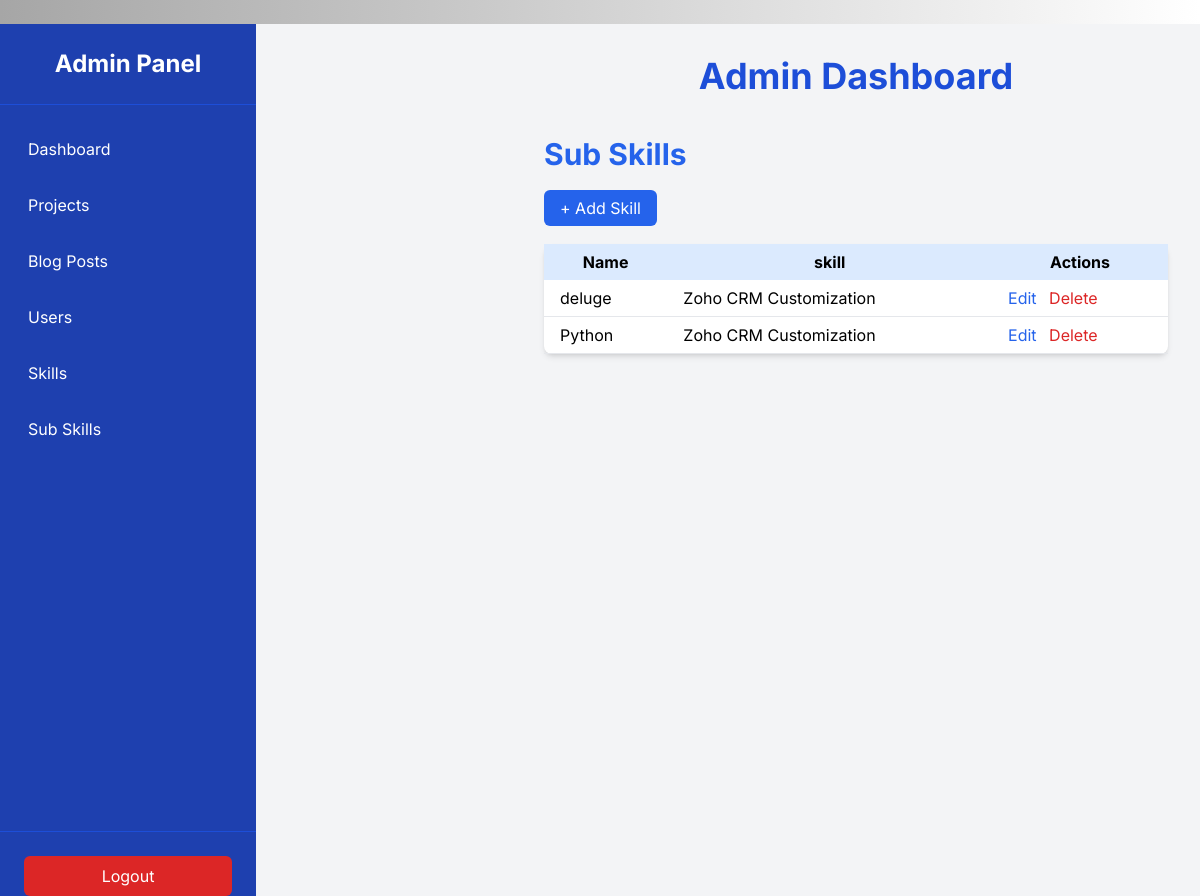
Page /admin/subskills (signed in) on the earlier database version.
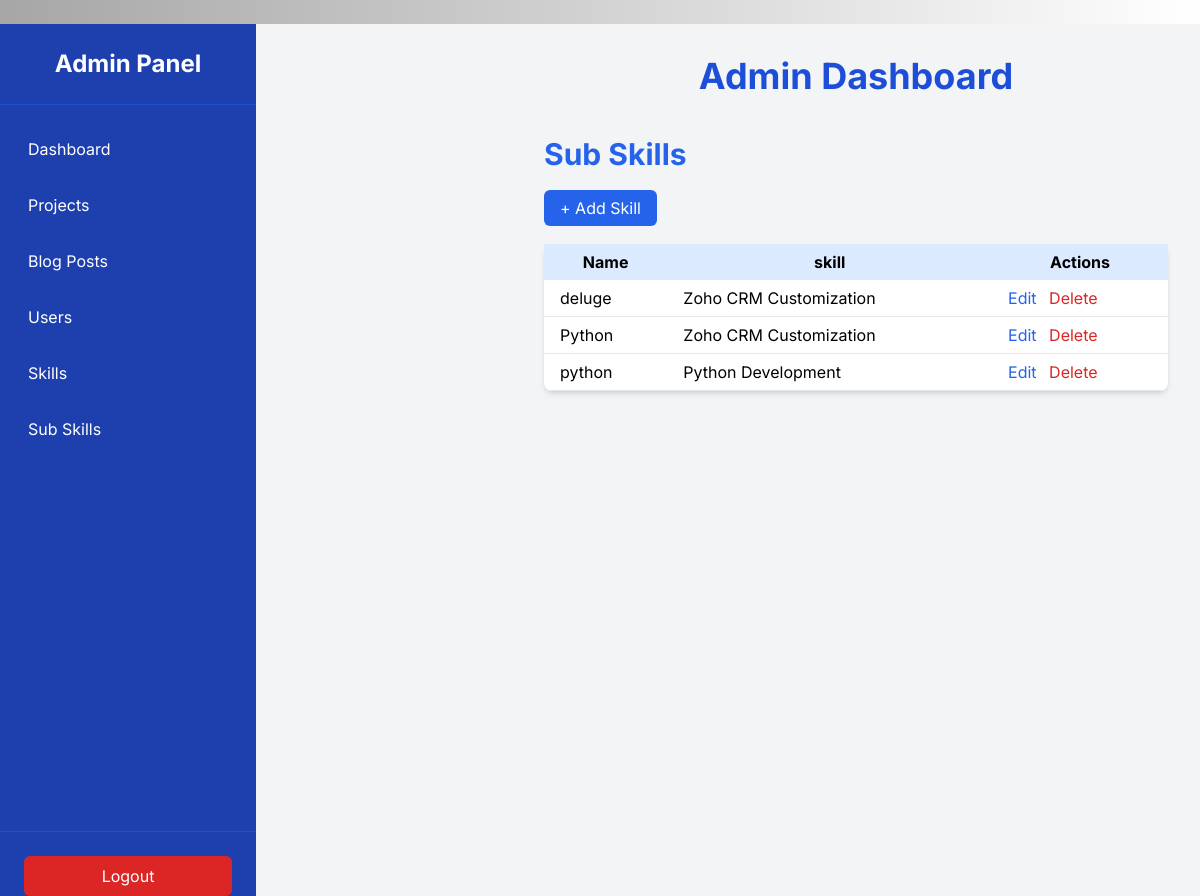
Same page on the later database version.
### model.py (models this page shows, shortened)
class SubSkill(db.Model):
    id = db.Column(db.Integer, primary_key=True)
    name = db.Column(db.String(50), nullable=False)
    skill_id = db.Column(db.Integer, db.ForeignKey('skill.id'), nullable=False)
    projects = db.relationship('Project', secondary='project_subskill', back_populates='subskills')

class Skill(db.Model):
    id = db.Column(db.Integer, primary_key=True)
    name = db.Column(db.String(50), unique=True, nullable=False)
    description = db.Column(db.String(200), nullable=True)
    subskills = db.relationship('SubSkill', backref='skill', lazy=True)

### blueprints/admin/views.py (the view)
@bp.route('/subskills')
@login_required
def manage_subskills():
    form = SubSkillForm()
    subskills = SubSkill.query.all()
    return render_template("admin/manage_subskills.html", subskills=subskills, form=form)

### app.py (called while the page is built)
@app.context_processor
def inject_current_user():
    return {'current_user': _current_user}

@login_manager.user_loader
def _load_user(user_id):
    try:
        return db.session.get(User, int(user_id))
    except Exception:
        return None

### templates/admin/manage_subskills.html
{% extends "admin/admin.html" %}
{% block admin_content %}
<div class="max-w-5xl mx-auto mt-10">
    <h1 class="text-3xl font-bold text-blue-600 mb-6">Sub Skills</h1>
    <a href="{{ url_for('admin.add_subskill') }}" class="bg-blue-600 text-white px-4 py-2 rounded-md">+ Add Skill</a>
    <table class="w-full mt-6 bg-white shadow-md rounded-lg">
        <thead class="bg-blue-100">
            <tr>
                <th class="py-2 px-4">Name</th>
                <th class="py-2 px-4">skill</th>
                <th class="py-2 px-4">Actions</th>
            </tr>
        </thead>
        <tbody>
            {% for subskill in subskills %}
            <tr class="border-b">
                <td class="py-2 px-4">{{ subskill.name }}</td>
                <td class="py-2 px-4">{{ subskill.skill.name }}</td>
                <td class="py-2 px-4 space-x-2">
                    <a href="{{ url_for('admin.edit_subskill', subskill_id=subskill.id) }}" class="text-blue-600">Edit</a>
                    <a href="{{ url_for('admin.delete_subskill', subskill_id=subskill.id) }}" class="text-red-600">Delete</a>
                </td>
            </tr>
            {% endfor %}
        </tbody>
    </table>
</div>
{% endblock %}

Differences in the rows shown:
added SubSkill: name "python", skill.name "Python Development"
